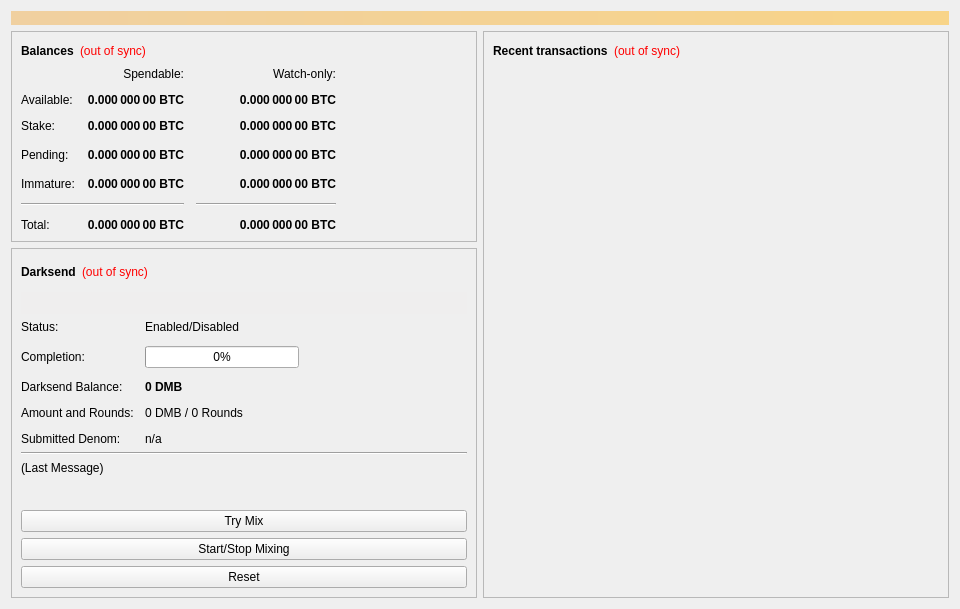
<?xml version="1.0" encoding="UTF-8"?>
<ui version="4.0">
 <class>OverviewPage</class>
 <widget class="QWidget" name="OverviewPage">
  <property name="geometry">
   <rect>
    <x>0</x>
    <y>0</y>
    <width>960</width>
    <height>594</height>
   </rect>
  </property>
  <property name="minimumSize">
   <size>
    <width>960</width>
    <height>0</height>
   </size>
  </property>
  <property name="windowTitle">
   <string>Form</string>
  </property>
  <layout class="QVBoxLayout" name="topLayout">
   <item>
    <widget class="QLabel" name="labelAlerts">
     <property name="visible">
      <bool>false</bool>
     </property>
     <property name="styleSheet">
      <string notr="true">background-color: qlineargradient(x1: 0, y1: 0, x2: 1, y2: 0, stop:0 #F0D0A0, stop:1 #F8D488); color:#000000;</string>
     </property>
     <property name="wordWrap">
      <bool>true</bool>
     </property>
     <property name="margin">
      <number>3</number>
     </property>
    </widget>
   </item>
   <item>
    <layout class="QHBoxLayout" name="horizontalLayout" stretch="1,1">
     <item>
      <layout class="QVBoxLayout" name="verticalLayout_2">
       <item>
        <widget class="QFrame" name="frame">
         <property name="frameShape">
          <enum>QFrame::StyledPanel</enum>
         </property>
         <property name="frameShadow">
          <enum>QFrame::Raised</enum>
         </property>
         <layout class="QVBoxLayout" name="verticalLayout_4">
          <item>
           <layout class="QHBoxLayout" name="horizontalLayout_4">
            <item>
             <widget class="QLabel" name="label_5">
              <property name="font">
               <font>
                <weight>75</weight>
                <bold>true</bold>
               </font>
              </property>
              <property name="text">
               <string>Balances</string>
              </property>
             </widget>
            </item>
            <item>
             <widget class="QLabel" name="labelWalletStatus">
              <property name="cursor">
               <cursorShape>WhatsThisCursor</cursorShape>
              </property>
              <property name="toolTip">
               <string>The displayed information may be out of date. Your wallet automatically synchronizes with the Digitalmoneybits network after a connection is established, but this process has not completed yet.</string>
              </property>
              <property name="styleSheet">
               <string notr="true">QLabel { color: red; }</string>
              </property>
              <property name="text">
               <string notr="true">(out of sync)</string>
              </property>
              <property name="alignment">
               <set>Qt::AlignLeading|Qt::AlignLeft|Qt::AlignVCenter</set>
              </property>
             </widget>
            </item>
            <item>
             <spacer name="horizontalSpacer_3">
              <property name="orientation">
               <enum>Qt::Horizontal</enum>
              </property>
              <property name="sizeHint" stdset="0">
               <size>
                <width>40</width>
                <height>20</height>
               </size>
              </property>
             </spacer>
            </item>
           </layout>
          </item>
          <item>
           <layout class="QGridLayout" name="gridLayout">
            <property name="spacing">
             <number>12</number>
            </property>
            <item row="3" column="2">
             <widget class="QLabel" name="labelWatchPending">
              <property name="font">
               <font>
                <weight>75</weight>
                <bold>true</bold>
               </font>
              </property>
              <property name="cursor">
               <cursorShape>IBeamCursor</cursorShape>
              </property>
              <property name="toolTip">
               <string>Unconfirmed transactions to watch-only addresses</string>
              </property>
              <property name="text">
               <string notr="true">0.000 000 00 BTC</string>
              </property>
              <property name="alignment">
               <set>Qt::AlignRight|Qt::AlignTrailing|Qt::AlignVCenter</set>
              </property>
              <property name="textInteractionFlags">
               <set>Qt::LinksAccessibleByMouse|Qt::TextSelectableByKeyboard|Qt::TextSelectableByMouse</set>
              </property>
             </widget>
            </item>
            <item row="3" column="1">
             <widget class="QLabel" name="labelUnconfirmed">
              <property name="font">
               <font>
                <weight>75</weight>
                <bold>true</bold>
               </font>
              </property>
              <property name="cursor">
               <cursorShape>IBeamCursor</cursorShape>
              </property>
              <property name="toolTip">
               <string>Total of transactions that have yet to be confirmed, and do not yet count toward the spendable balance</string>
              </property>
              <property name="text">
               <string notr="true">0.000 000 00 BTC</string>
              </property>
              <property name="alignment">
               <set>Qt::AlignRight|Qt::AlignTrailing|Qt::AlignVCenter</set>
              </property>
              <property name="textInteractionFlags">
               <set>Qt::LinksAccessibleByMouse|Qt::TextSelectableByKeyboard|Qt::TextSelectableByMouse</set>
              </property>
             </widget>
            </item>
            <item row="4" column="2">
             <widget class="QLabel" name="labelWatchImmature">
              <property name="font">
               <font>
                <weight>75</weight>
                <bold>true</bold>
               </font>
              </property>
              <property name="cursor">
               <cursorShape>IBeamCursor</cursorShape>
              </property>
              <property name="toolTip">
               <string>Mined balance in watch-only addresses that has not yet matured</string>
              </property>
              <property name="text">
               <string notr="true">0.000 000 00 BTC</string>
              </property>
              <property name="alignment">
               <set>Qt::AlignRight|Qt::AlignTrailing|Qt::AlignVCenter</set>
              </property>
              <property name="textInteractionFlags">
               <set>Qt::LinksAccessibleByMouse|Qt::TextSelectableByKeyboard|Qt::TextSelectableByMouse</set>
              </property>
             </widget>
            </item>
            <item row="5" column="0" colspan="2">
             <widget class="Line" name="lineSpendableBalance">
              <property name="orientation">
               <enum>Qt::Horizontal</enum>
              </property>
             </widget>
            </item>
            <item row="5" column="2">
             <widget class="Line" name="lineWatchBalance">
              <property name="sizePolicy">
               <sizepolicy hsizetype="Preferred" vsizetype="Fixed">
                <horstretch>0</horstretch>
                <verstretch>0</verstretch>
               </sizepolicy>
              </property>
              <property name="minimumSize">
               <size>
                <width>140</width>
                <height>0</height>
               </size>
              </property>
              <property name="orientation">
               <enum>Qt::Horizontal</enum>
              </property>
             </widget>
            </item>
            <item row="6" column="0">
             <widget class="QLabel" name="labelTotalText">
              <property name="text">
               <string>Total:</string>
              </property>
             </widget>
            </item>
            <item row="4" column="1">
             <widget class="QLabel" name="labelImmature">
              <property name="font">
               <font>
                <weight>75</weight>
                <bold>true</bold>
               </font>
              </property>
              <property name="cursor">
               <cursorShape>IBeamCursor</cursorShape>
              </property>
              <property name="toolTip">
               <string>Mined balance that has not yet matured</string>
              </property>
              <property name="text">
               <string notr="true">0.000 000 00 BTC</string>
              </property>
              <property name="alignment">
               <set>Qt::AlignRight|Qt::AlignTrailing|Qt::AlignVCenter</set>
              </property>
              <property name="textInteractionFlags">
               <set>Qt::LinksAccessibleByMouse|Qt::TextSelectableByKeyboard|Qt::TextSelectableByMouse</set>
              </property>
             </widget>
            </item>
            <item row="3" column="3">
             <spacer name="horizontalSpacer_2">
              <property name="orientation">
               <enum>Qt::Horizontal</enum>
              </property>
              <property name="sizeHint" stdset="0">
               <size>
                <width>40</width>
                <height>20</height>
               </size>
              </property>
             </spacer>
            </item>
            <item row="4" column="0">
             <widget class="QLabel" name="labelImmatureText">
              <property name="text">
               <string>Immature:</string>
              </property>
             </widget>
            </item>
            <item row="6" column="1">
             <widget class="QLabel" name="labelTotal">
              <property name="font">
               <font>
                <weight>75</weight>
                <bold>true</bold>
               </font>
              </property>
              <property name="cursor">
               <cursorShape>IBeamCursor</cursorShape>
              </property>
              <property name="toolTip">
               <string>Your current total balance</string>
              </property>
              <property name="text">
               <string notr="true">0.000 000 00 BTC</string>
              </property>
              <property name="alignment">
               <set>Qt::AlignRight|Qt::AlignTrailing|Qt::AlignVCenter</set>
              </property>
              <property name="textInteractionFlags">
               <set>Qt::LinksAccessibleByMouse|Qt::TextSelectableByKeyboard|Qt::TextSelectableByMouse</set>
              </property>
             </widget>
            </item>
            <item row="6" column="2">
             <widget class="QLabel" name="labelWatchTotal">
              <property name="font">
               <font>
                <weight>75</weight>
                <bold>true</bold>
               </font>
              </property>
              <property name="cursor">
               <cursorShape>IBeamCursor</cursorShape>
              </property>
              <property name="toolTip">
               <string>Current total balance in watch-only addresses</string>
              </property>
              <property name="text">
               <string notr="true">0.000 000 00 BTC</string>
              </property>
              <property name="alignment">
               <set>Qt::AlignRight|Qt::AlignTrailing|Qt::AlignVCenter</set>
              </property>
              <property name="textInteractionFlags">
               <set>Qt::LinksAccessibleByMouse|Qt::TextSelectableByKeyboard|Qt::TextSelectableByMouse</set>
              </property>
             </widget>
            </item>
            <item row="0" column="2">
             <widget class="QLabel" name="labelWatchonly">
              <property name="text">
               <string>Watch-only:</string>
              </property>
              <property name="alignment">
               <set>Qt::AlignRight|Qt::AlignTrailing|Qt::AlignVCenter</set>
              </property>
             </widget>
            </item>
            <item row="1" column="0">
             <widget class="QLabel" name="labelBalanceText">
              <property name="text">
               <string>Available:</string>
              </property>
             </widget>
            </item>
            <item row="1" column="1">
             <widget class="QLabel" name="labelBalance">
              <property name="font">
               <font>
                <weight>75</weight>
                <bold>true</bold>
               </font>
              </property>
              <property name="cursor">
               <cursorShape>IBeamCursor</cursorShape>
              </property>
              <property name="toolTip">
               <string>Your current spendable balance</string>
              </property>
              <property name="text">
               <string notr="true">0.000 000 00 BTC</string>
              </property>
              <property name="alignment">
               <set>Qt::AlignRight|Qt::AlignTrailing|Qt::AlignVCenter</set>
              </property>
              <property name="textInteractionFlags">
               <set>Qt::LinksAccessibleByMouse|Qt::TextSelectableByKeyboard|Qt::TextSelectableByMouse</set>
              </property>
             </widget>
            </item>
            <item row="2" column="0">
             <widget class="QLabel" name="label_10">
              <property name="text">
               <string>Stake:</string>
              </property>
             </widget>
            </item>
            <item row="2" column="1">
             <widget class="QLabel" name="labelStake">
              <property name="font">
               <font>
                <weight>75</weight>
                <bold>true</bold>
               </font>
              </property>
              <property name="cursor">
               <cursorShape>IBeamCursor</cursorShape>
              </property>
              <property name="toolTip">
               <string>Total of coins that was staked, and do not yet count toward the current balance</string>
              </property>
              <property name="text">
               <string notr="true">0.000 000 00 BTC</string>
              </property>
              <property name="alignment">
               <set>Qt::AlignRight|Qt::AlignTrailing|Qt::AlignVCenter</set>
              </property>
              <property name="textInteractionFlags">
               <set>Qt::LinksAccessibleByMouse|Qt::TextSelectableByKeyboard|Qt::TextSelectableByMouse</set>
              </property>
             </widget>
            </item>
            <item row="2" column="2">
             <widget class="QLabel" name="labelWatchStake">
              <property name="font">
               <font>
                <weight>75</weight>
                <bold>true</bold>
               </font>
              </property>
              <property name="cursor">
               <cursorShape>IBeamCursor</cursorShape>
              </property>
              <property name="toolTip">
               <string>Total of coins that was staked in watch-only addresses, and do not yet count toward the current watch-only balance</string>
              </property>
              <property name="text">
               <string notr="true">0.000 000 00 BTC</string>
              </property>
              <property name="alignment">
               <set>Qt::AlignRight|Qt::AlignTrailing|Qt::AlignVCenter</set>
              </property>
              <property name="textInteractionFlags">
               <set>Qt::LinksAccessibleByMouse|Qt::TextSelectableByKeyboard|Qt::TextSelectableByMouse</set>
              </property>
             </widget>
            </item>
            <item row="1" column="2">
             <widget class="QLabel" name="labelWatchAvailable">
              <property name="font">
               <font>
                <weight>75</weight>
                <bold>true</bold>
               </font>
              </property>
              <property name="cursor">
               <cursorShape>IBeamCursor</cursorShape>
              </property>
              <property name="toolTip">
               <string>Your current balance in watch-only addresses</string>
              </property>
              <property name="text">
               <string notr="true">0.000 000 00 BTC</string>
              </property>
              <property name="alignment">
               <set>Qt::AlignRight|Qt::AlignTrailing|Qt::AlignVCenter</set>
              </property>
              <property name="textInteractionFlags">
               <set>Qt::LinksAccessibleByMouse|Qt::TextSelectableByKeyboard|Qt::TextSelectableByMouse</set>
              </property>
             </widget>
            </item>
            <item row="3" column="0">
             <widget class="QLabel" name="labelPendingText">
              <property name="text">
               <string>Pending:</string>
              </property>
             </widget>
            </item>
            <item row="0" column="1">
             <widget class="QLabel" name="labelSpendable">
              <property name="text">
               <string>Spendable:</string>
              </property>
              <property name="alignment">
               <set>Qt::AlignRight|Qt::AlignTrailing|Qt::AlignVCenter</set>
              </property>
             </widget>
            </item>
           </layout>
          </item>
         </layout>
        </widget>
       </item>
       <item>
        <widget class="QFrame" name="frameDarksend">
         <property name="sizePolicy">
          <sizepolicy hsizetype="Expanding" vsizetype="Expanding">
           <horstretch>0</horstretch>
           <verstretch>0</verstretch>
          </sizepolicy>
         </property>
         <property name="minimumSize">
          <size>
           <width>0</width>
           <height>350</height>
          </size>
         </property>
         <property name="layoutDirection">
          <enum>Qt::LeftToRight</enum>
         </property>
         <property name="frameShape">
          <enum>QFrame::StyledPanel</enum>
         </property>
         <property name="frameShadow">
          <enum>QFrame::Raised</enum>
         </property>
         <layout class="QVBoxLayout" name="verticalLayout_5">
          <item>
           <layout class="QHBoxLayout" name="horizontalLayout_5">
            <item>
             <widget class="QLabel" name="label_2">
              <property name="font">
               <font>
                <weight>75</weight>
                <bold>true</bold>
               </font>
              </property>
              <property name="text">
               <string>Darksend</string>
              </property>
             </widget>
            </item>
            <item>
             <widget class="QLabel" name="labelDarksendSyncStatus">
              <property name="toolTip">
               <string>The displayed information may be out of date. Your wallet automatically synchronizes with the Digitalmoneybits network after a connection is established, but this process has not completed yet.</string>
              </property>
              <property name="styleSheet">
               <string notr="true">QLabel { color: red; }</string>
              </property>
              <property name="text">
               <string notr="true">(out of sync)</string>
              </property>
              <property name="alignment">
               <set>Qt::AlignLeading|Qt::AlignLeft|Qt::AlignVCenter</set>
              </property>
             </widget>
            </item>
            <item>
             <spacer name="horizontalSpacer_4">
              <property name="orientation">
               <enum>Qt::Horizontal</enum>
              </property>
              <property name="sizeHint" stdset="0">
               <size>
                <width>40</width>
                <height>20</height>
               </size>
              </property>
             </spacer>
            </item>
           </layout>
          </item>
          <item>
           <widget class="QPushButton" name="runAutoDenom">
            <property name="palette">
             <palette>
              <active>
               <colorrole role="WindowText">
                <brush brushstyle="SolidPattern">
                 <color alpha="255">
                  <red>0</red>
                  <green>0</green>
                  <blue>0</blue>
                 </color>
                </brush>
               </colorrole>
               <colorrole role="Button">
                <brush brushstyle="SolidPattern">
                 <color alpha="255">
                  <red>239</red>
                  <green>238</green>
                  <blue>238</blue>
                 </color>
                </brush>
               </colorrole>
               <colorrole role="Light">
                <brush brushstyle="SolidPattern">
                 <color alpha="255">
                  <red>255</red>
                  <green>255</green>
                  <blue>255</blue>
                 </color>
                </brush>
               </colorrole>
               <colorrole role="Midlight">
                <brush brushstyle="SolidPattern">
                 <color alpha="255">
                  <red>247</red>
                  <green>246</green>
                  <blue>246</blue>
                 </color>
                </brush>
               </colorrole>
               <colorrole role="Dark">
                <brush brushstyle="SolidPattern">
                 <color alpha="255">
                  <red>119</red>
                  <green>119</green>
                  <blue>119</blue>
                 </color>
                </brush>
               </colorrole>
               <colorrole role="Mid">
                <brush brushstyle="SolidPattern">
                 <color alpha="255">
                  <red>159</red>
                  <green>159</green>
                  <blue>159</blue>
                 </color>
                </brush>
               </colorrole>
               <colorrole role="Text">
                <brush brushstyle="SolidPattern">
                 <color alpha="255">
                  <red>0</red>
                  <green>0</green>
                  <blue>0</blue>
                 </color>
                </brush>
               </colorrole>
               <colorrole role="BrightText">
                <brush brushstyle="SolidPattern">
                 <color alpha="255">
                  <red>255</red>
                  <green>255</green>
                  <blue>255</blue>
                 </color>
                </brush>
               </colorrole>
               <colorrole role="ButtonText">
                <brush brushstyle="SolidPattern">
                 <color alpha="255">
                  <red>0</red>
                  <green>0</green>
                  <blue>0</blue>
                 </color>
                </brush>
               </colorrole>
               <colorrole role="Base">
                <brush brushstyle="SolidPattern">
                 <color alpha="255">
                  <red>255</red>
                  <green>255</green>
                  <blue>255</blue>
                 </color>
                </brush>
               </colorrole>
               <colorrole role="Window">
                <brush brushstyle="SolidPattern">
                 <color alpha="255">
                  <red>239</red>
                  <green>238</green>
                  <blue>238</blue>
                 </color>
                </brush>
               </colorrole>
               <colorrole role="Shadow">
                <brush brushstyle="SolidPattern">
                 <color alpha="255">
                  <red>0</red>
                  <green>0</green>
                  <blue>0</blue>
                 </color>
                </brush>
               </colorrole>
               <colorrole role="AlternateBase">
                <brush brushstyle="SolidPattern">
                 <color alpha="255">
                  <red>247</red>
                  <green>246</green>
                  <blue>246</blue>
                 </color>
                </brush>
               </colorrole>
               <colorrole role="ToolTipBase">
                <brush brushstyle="SolidPattern">
                 <color alpha="255">
                  <red>255</red>
                  <green>255</green>
                  <blue>220</blue>
                 </color>
                </brush>
               </colorrole>
               <colorrole role="ToolTipText">
                <brush brushstyle="SolidPattern">
                 <color alpha="255">
                  <red>0</red>
                  <green>0</green>
                  <blue>0</blue>
                 </color>
                </brush>
               </colorrole>
              </active>
              <inactive>
               <colorrole role="WindowText">
                <brush brushstyle="SolidPattern">
                 <color alpha="255">
                  <red>0</red>
                  <green>0</green>
                  <blue>0</blue>
                 </color>
                </brush>
               </colorrole>
               <colorrole role="Button">
                <brush brushstyle="SolidPattern">
                 <color alpha="255">
                  <red>239</red>
                  <green>238</green>
                  <blue>238</blue>
                 </color>
                </brush>
               </colorrole>
               <colorrole role="Light">
                <brush brushstyle="SolidPattern">
                 <color alpha="255">
                  <red>255</red>
                  <green>255</green>
                  <blue>255</blue>
                 </color>
                </brush>
               </colorrole>
               <colorrole role="Midlight">
                <brush brushstyle="SolidPattern">
                 <color alpha="255">
                  <red>247</red>
                  <green>246</green>
                  <blue>246</blue>
                 </color>
                </brush>
               </colorrole>
               <colorrole role="Dark">
                <brush brushstyle="SolidPattern">
                 <color alpha="255">
                  <red>119</red>
                  <green>119</green>
                  <blue>119</blue>
                 </color>
                </brush>
               </colorrole>
               <colorrole role="Mid">
                <brush brushstyle="SolidPattern">
                 <color alpha="255">
                  <red>159</red>
                  <green>159</green>
                  <blue>159</blue>
                 </color>
                </brush>
               </colorrole>
               <colorrole role="Text">
                <brush brushstyle="SolidPattern">
                 <color alpha="255">
                  <red>0</red>
                  <green>0</green>
                  <blue>0</blue>
                 </color>
                </brush>
               </colorrole>
               <colorrole role="BrightText">
                <brush brushstyle="SolidPattern">
                 <color alpha="255">
                  <red>255</red>
                  <green>255</green>
                  <blue>255</blue>
                 </color>
                </brush>
               </colorrole>
               <colorrole role="ButtonText">
                <brush brushstyle="SolidPattern">
                 <color alpha="255">
                  <red>0</red>
                  <green>0</green>
                  <blue>0</blue>
                 </color>
                </brush>
               </colorrole>
               <colorrole role="Base">
                <brush brushstyle="SolidPattern">
                 <color alpha="255">
                  <red>255</red>
                  <green>255</green>
                  <blue>255</blue>
                 </color>
                </brush>
               </colorrole>
               <colorrole role="Window">
                <brush brushstyle="SolidPattern">
                 <color alpha="255">
                  <red>239</red>
                  <green>238</green>
                  <blue>238</blue>
                 </color>
                </brush>
               </colorrole>
               <colorrole role="Shadow">
                <brush brushstyle="SolidPattern">
                 <color alpha="255">
                  <red>0</red>
                  <green>0</green>
                  <blue>0</blue>
                 </color>
                </brush>
               </colorrole>
               <colorrole role="AlternateBase">
                <brush brushstyle="SolidPattern">
                 <color alpha="255">
                  <red>247</red>
                  <green>246</green>
                  <blue>246</blue>
                 </color>
                </brush>
               </colorrole>
               <colorrole role="ToolTipBase">
                <brush brushstyle="SolidPattern">
                 <color alpha="255">
                  <red>255</red>
                  <green>255</green>
                  <blue>220</blue>
                 </color>
                </brush>
               </colorrole>
               <colorrole role="ToolTipText">
                <brush brushstyle="SolidPattern">
                 <color alpha="255">
                  <red>0</red>
                  <green>0</green>
                  <blue>0</blue>
                 </color>
                </brush>
               </colorrole>
              </inactive>
              <disabled>
               <colorrole role="WindowText">
                <brush brushstyle="SolidPattern">
                 <color alpha="255">
                  <red>119</red>
                  <green>119</green>
                  <blue>119</blue>
                 </color>
                </brush>
               </colorrole>
               <colorrole role="Button">
                <brush brushstyle="SolidPattern">
                 <color alpha="255">
                  <red>239</red>
                  <green>238</green>
                  <blue>238</blue>
                 </color>
                </brush>
               </colorrole>
               <colorrole role="Light">
                <brush brushstyle="SolidPattern">
                 <color alpha="255">
                  <red>255</red>
                  <green>255</green>
                  <blue>255</blue>
                 </color>
                </brush>
               </colorrole>
               <colorrole role="Midlight">
                <brush brushstyle="SolidPattern">
                 <color alpha="255">
                  <red>247</red>
                  <green>246</green>
                  <blue>246</blue>
                 </color>
                </brush>
               </colorrole>
               <colorrole role="Dark">
                <brush brushstyle="SolidPattern">
                 <color alpha="255">
                  <red>119</red>
                  <green>119</green>
                  <blue>119</blue>
                 </color>
                </brush>
               </colorrole>
               <colorrole role="Mid">
                <brush brushstyle="SolidPattern">
                 <color alpha="255">
                  <red>159</red>
                  <green>159</green>
                  <blue>159</blue>
                 </color>
                </brush>
               </colorrole>
               <colorrole role="Text">
                <brush brushstyle="SolidPattern">
                 <color alpha="255">
                  <red>119</red>
                  <green>119</green>
                  <blue>119</blue>
                 </color>
                </brush>
               </colorrole>
               <colorrole role="BrightText">
                <brush brushstyle="SolidPattern">
                 <color alpha="255">
                  <red>255</red>
                  <green>255</green>
                  <blue>255</blue>
                 </color>
                </brush>
               </colorrole>
               <colorrole role="ButtonText">
                <brush brushstyle="SolidPattern">
                 <color alpha="255">
                  <red>119</red>
                  <green>119</green>
                  <blue>119</blue>
                 </color>
                </brush>
               </colorrole>
               <colorrole role="Base">
                <brush brushstyle="SolidPattern">
                 <color alpha="255">
                  <red>239</red>
                  <green>238</green>
                  <blue>238</blue>
                 </color>
                </brush>
               </colorrole>
               <colorrole role="Window">
                <brush brushstyle="SolidPattern">
                 <color alpha="255">
                  <red>239</red>
                  <green>238</green>
                  <blue>238</blue>
                 </color>
                </brush>
               </colorrole>
               <colorrole role="Shadow">
                <brush brushstyle="SolidPattern">
                 <color alpha="255">
                  <red>0</red>
                  <green>0</green>
                  <blue>0</blue>
                 </color>
                </brush>
               </colorrole>
               <colorrole role="AlternateBase">
                <brush brushstyle="SolidPattern">
                 <color alpha="255">
                  <red>239</red>
                  <green>238</green>
                  <blue>238</blue>
                 </color>
                </brush>
               </colorrole>
               <colorrole role="ToolTipBase">
                <brush brushstyle="SolidPattern">
                 <color alpha="255">
                  <red>255</red>
                  <green>255</green>
                  <blue>220</blue>
                 </color>
                </brush>
               </colorrole>
               <colorrole role="ToolTipText">
                <brush brushstyle="SolidPattern">
                 <color alpha="255">
                  <red>0</red>
                  <green>0</green>
                  <blue>0</blue>
                 </color>
                </brush>
               </colorrole>
              </disabled>
             </palette>
            </property>
            <property name="focusPolicy">
             <enum>Qt::NoFocus</enum>
            </property>
            <property name="autoFillBackground">
             <bool>true</bool>
            </property>
            <property name="text">
             <string/>
            </property>
            <property name="flat">
             <bool>true</bool>
            </property>
           </widget>
          </item>
          <item>
           <layout class="QFormLayout" name="formLayout">
            <property name="fieldGrowthPolicy">
             <enum>QFormLayout::AllNonFixedFieldsGrow</enum>
            </property>
            <property name="horizontalSpacing">
             <number>11</number>
            </property>
            <property name="verticalSpacing">
             <number>12</number>
            </property>
            <item row="0" column="0">
             <widget class="QLabel" name="label_6">
              <property name="text">
               <string>Status:</string>
              </property>
             </widget>
            </item>
            <item row="1" column="0">
             <widget class="QLabel" name="label_7">
              <property name="text">
               <string>Completion:</string>
              </property>
             </widget>
            </item>
            <item row="1" column="1">
             <widget class="QProgressBar" name="darksendProgress">
              <property name="maximumSize">
               <size>
                <width>154</width>
                <height>16777215</height>
               </size>
              </property>
              <property name="value">
               <number>0</number>
              </property>
             </widget>
            </item>
            <item row="3" column="0">
             <widget class="QLabel" name="labelAnonymizedText">
              <property name="text">
               <string>Darksend Balance:</string>
              </property>
             </widget>
            </item>
            <item row="3" column="1">
             <widget class="QLabel" name="labelAnonymized">
              <property name="font">
               <font>
                <weight>75</weight>
                <bold>true</bold>
               </font>
              </property>
              <property name="text">
               <string notr="true">0 DMB</string>
              </property>
             </widget>
            </item>
            <item row="4" column="0">
             <widget class="QLabel" name="label_8">
              <property name="text">
               <string>Amount and Rounds:</string>
              </property>
             </widget>
            </item>
            <item row="4" column="1">
             <widget class="QLabel" name="labelAmountRounds">
              <property name="text">
               <string>0 DMB / 0 Rounds</string>
              </property>
             </widget>
            </item>
            <item row="5" column="0">
             <widget class="QLabel" name="label_9">
              <property name="text">
               <string>Submitted Denom:</string>
              </property>
             </widget>
            </item>
            <item row="5" column="1">
             <widget class="QLabel" name="labelSubmittedDenom">
              <property name="toolTip">
               <string>The denominations you submitted to the Masternode.&lt;br&gt;To mix, other users must submit the exact same denominations.</string>
              </property>
              <property name="text">
               <string>n/a</string>
              </property>
             </widget>
            </item>
            <item row="0" column="1">
             <widget class="QLabel" name="darksendEnabled">
              <property name="text">
               <string>Enabled/Disabled</string>
              </property>
             </widget>
            </item>
           </layout>
          </item>
          <item>
           <widget class="Line" name="lineLastMessage">
            <property name="orientation">
             <enum>Qt::Horizontal</enum>
            </property>
           </widget>
          </item>
          <item>
           <widget class="QLabel" name="darksendStatus">
            <property name="minimumSize">
             <size>
              <width>288</width>
              <height>43</height>
             </size>
            </property>
            <property name="text">
             <string>(Last Message)</string>
            </property>
            <property name="alignment">
             <set>Qt::AlignLeading|Qt::AlignLeft|Qt::AlignTop</set>
            </property>
            <property name="wordWrap">
             <bool>true</bool>
            </property>
           </widget>
          </item>
          <item>
           <widget class="QPushButton" name="darksendAuto">
            <property name="sizePolicy">
             <sizepolicy hsizetype="MinimumExpanding" vsizetype="Fixed">
              <horstretch>0</horstretch>
              <verstretch>0</verstretch>
             </sizepolicy>
            </property>
            <property name="toolTip">
             <string>Try to manually submit a Darksend request.</string>
            </property>
            <property name="text">
             <string>Try Mix</string>
            </property>
           </widget>
          </item>
          <item>
           <widget class="QPushButton" name="toggleDarksend">
            <property name="sizePolicy">
             <sizepolicy hsizetype="MinimumExpanding" vsizetype="Fixed">
              <horstretch>0</horstretch>
              <verstretch>0</verstretch>
             </sizepolicy>
            </property>
            <property name="text">
             <string>Start/Stop Mixing</string>
            </property>
           </widget>
          </item>
          <item>
           <widget class="QPushButton" name="darksendReset">
            <property name="sizePolicy">
             <sizepolicy hsizetype="MinimumExpanding" vsizetype="Fixed">
              <horstretch>0</horstretch>
              <verstretch>0</verstretch>
             </sizepolicy>
            </property>
            <property name="toolTip">
             <string>Reset the current status of Darksend (can interrupt Darksend if it's in the process of Mixing, which can cost you money!)</string>
            </property>
            <property name="autoFillBackground">
             <bool>false</bool>
            </property>
            <property name="text">
             <string>Reset</string>
            </property>
           </widget>
          </item>
         </layout>
        </widget>
       </item>
       <item>
        <spacer name="verticalSpacer">
         <property name="orientation">
          <enum>Qt::Vertical</enum>
         </property>
         <property name="sizeHint" stdset="0">
          <size>
           <width>20</width>
           <height>40</height>
          </size>
         </property>
        </spacer>
       </item>
      </layout>
     </item>
     <item>
      <layout class="QVBoxLayout" name="verticalLayout_3">
       <item>
        <widget class="QFrame" name="frame_2">
         <property name="frameShape">
          <enum>QFrame::StyledPanel</enum>
         </property>
         <property name="frameShadow">
          <enum>QFrame::Raised</enum>
         </property>
         <layout class="QVBoxLayout" name="verticalLayout">
          <item>
           <layout class="QHBoxLayout" name="horizontalLayout_2">
            <item>
             <widget class="QLabel" name="label_4">
              <property name="font">
               <font>
                <weight>75</weight>
                <bold>true</bold>
               </font>
              </property>
              <property name="text">
               <string>Recent transactions</string>
              </property>
             </widget>
            </item>
            <item>
             <widget class="QLabel" name="labelTransactionsStatus">
              <property name="cursor">
               <cursorShape>WhatsThisCursor</cursorShape>
              </property>
              <property name="toolTip">
               <string>The displayed information may be out of date. Your wallet automatically synchronizes with the Digitalmoneybits network after a connection is established, but this process has not completed yet.</string>
              </property>
              <property name="styleSheet">
               <string notr="true">QLabel { color: red; }</string>
              </property>
              <property name="text">
               <string notr="true">(out of sync)</string>
              </property>
              <property name="alignment">
               <set>Qt::AlignRight|Qt::AlignTrailing|Qt::AlignVCenter</set>
              </property>
             </widget>
            </item>
            <item>
             <spacer name="horizontalSpacer">
              <property name="orientation">
               <enum>Qt::Horizontal</enum>
              </property>
              <property name="sizeHint" stdset="0">
               <size>
                <width>40</width>
                <height>20</height>
               </size>
              </property>
             </spacer>
            </item>
           </layout>
          </item>
          <item>
           <widget class="QListView" name="listTransactions">
            <property name="styleSheet">
             <string notr="true">QListView { background: transparent; }</string>
            </property>
            <property name="frameShape">
             <enum>QFrame::NoFrame</enum>
            </property>
            <property name="verticalScrollBarPolicy">
             <enum>Qt::ScrollBarAlwaysOff</enum>
            </property>
            <property name="horizontalScrollBarPolicy">
             <enum>Qt::ScrollBarAlwaysOff</enum>
            </property>
            <property name="selectionMode">
             <enum>QAbstractItemView::NoSelection</enum>
            </property>
           </widget>
          </item>
         </layout>
        </widget>
       </item>
      </layout>
     </item>
    </layout>
   </item>
  </layout>
 </widget>
 <resources/>
 <connections/>
</ui>
